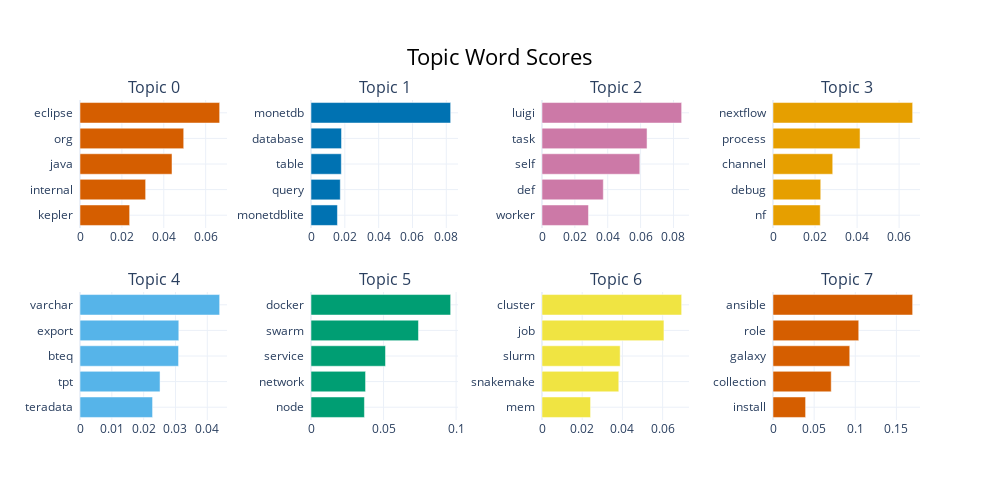

Source (notebook cell):
### Code cell
# visualize terms
model.visualize_barchart(top_n_topics=8)

### Figure 1 — Plotly figure (JSON) as saved in the notebook; plotly's stock layout.template omitted (floating-point values rounded to 4 significant figures)
{"data": [{"marker": {"color": "#D55E00"}, "orientation": "h", "type": "bar", "x": [0.0237, 0.03134, 0.04393, 0.04952, 0.06668], "xaxis": "x", "y": ["kepler  ", "internal  ", "java  ", "org  ", "eclipse  "], "yaxis": "y"}, {"marker": {"color": "#0072B2"}, "orientation": "h", "type": "bar", "x": [0.01563, 0.01732, 0.01793, 0.01805, 0.08257], "xaxis": "x2", "y": ["monetdblite  ", "query  ", "table  ", "database  ", "monetdb  "], "yaxis": "y2"}, {"marker": {"color": "#CC79A7"}, "orientation": "h", "type": "bar", "x": [0.02828, 0.03731, 0.05953, 0.06393, 0.08499], "xaxis": "x3", "y": ["worker  ", "def  ", "self  ", "task  ", "luigi  "], "yaxis": "y3"}, {"marker": {"color": "#E69F00"}, "orientation": "h", "type": "bar", "x": [0.02248, 0.02271, 0.02842, 0.04141, 0.06644], "xaxis": "x4", "y": ["nf  ", "debug  ", "channel  ", "process  ", "nextflow  "], "yaxis": "y4"}, {"marker": {"color": "#56B4E9"}, "orientation": "h", "type": "bar", "x": [0.0228, 0.02515, 0.03097, 0.03104, 0.04388], "xaxis": "x5", "y": ["teradata  ", "tpt  ", "bteq  ", "export  ", "varchar  "], "yaxis": "y5"}, {"marker": {"color": "#009E73"}, "orientation": "h", "type": "bar", "x": [0.03682, 0.0376, 0.05135, 0.07407, 0.09624], "xaxis": "x6", "y": ["node  ", "network  ", "service  ", "swarm  ", "docker  "], "yaxis": "y6"}, {"marker": {"color": "#F0E442"}, "orientation": "h", "type": "bar", "x": [0.02416, 0.03819, 0.03888, 0.06064, 0.06946], "xaxis": "x7", "y": ["mem  ", "snakemake  ", "slurm  ", "job  ", "cluster  "], "yaxis": "y7"}, {"marker": {"color": "#D55E00"}, "orientation": "h", "type": "bar", "x": [0.03963, 0.07079, 0.09329, 0.1042, 0.1698], "xaxis": "x8", "y": ["install  ", "collection  ", "galaxy  ", "role  ", "ansible  "], "yaxis": "y8"}], "layout": {"annotations": [{"font": {"size": 16}, "showarrow": false, "text": "Topic 0", "x": 0.0875, "xanchor": "center", "xref": "paper", "y": 1, "yanchor": "bottom", "yref": "paper"}, {"font": {"size": 16}, "showarrow": false, "text": "Topic 1", "x": 0.3625, "xanchor": "center", "xref": "paper", "y": 1, "yanchor": "bottom", "yref": "paper"}, {"font": {"size": 16}, "showarrow": false, "text": "Topic 2", "x": 0.6375, "xanchor": "center", "xref": "paper", "y": 1, "yanchor": "bottom", "yref": "paper"}, {"font": {"size": 16}, "showarrow": false, "text": "Topic 3", "x": 0.9125, "xanchor": "center", "xref": "paper", "y": 1, "yanchor": "bottom", "yref": "paper"}, {"font": {"size": 16}, "showarrow": false, "text": "Topic 4", "x": 0.0875, "xanchor": "center", "xref": "paper", "y": 0.4, "yanchor": "bottom", "yref": "paper"}, {"font": {"size": 16}, "showarrow": false, "text": "Topic 5", "x": 0.3625, "xanchor": "center", "xref": "paper", "y": 0.4, "yanchor": "bottom", "yref": "paper"}, {"font": {"size": 16}, "showarrow": false, "text": "Topic 6", "x": 0.6375, "xanchor": "center", "xref": "paper", "y": 0.4, "yanchor": "bottom", "yref": "paper"}, {"font": {"size": 16}, "showarrow": false, "text": "Topic 7", "x": 0.9125, "xanchor": "center", "xref": "paper", "y": 0.4, "yanchor": "bottom", "yref": "paper"}], "height": 500, "hoverlabel": {"bgcolor": "white", "font": {"family": "Rockwell", "size": 16}}, "showlegend": false, "title": {"font": {"color": "Black", "size": 22}, "text": "Topic Word Scores", "x": 0.5, "xanchor": "center", "yanchor": "top"}, "width": 1000, "xaxis": {"anchor": "y", "domain": [0, 0.175], "showgrid": true}, "xaxis2": {"anchor": "y2", "domain": [0.275, 0.45], "showgrid": true}, "xaxis3": {"anchor": "y3", "domain": [0.55, 0.725], "showgrid": true}, "xaxis4": {"anchor": "y4", "domain": [0.825, 1], "showgrid": true}, "xaxis5": {"anchor": "y5", "domain": [0, 0.175], "showgrid": true}, "xaxis6": {"anchor": "y6", "domain": [0.275, 0.45], "showgrid": true}, "xaxis7": {"anchor": "y7", "domain": [0.55, 0.725], "showgrid": true}, "xaxis8": {"anchor": "y8", "domain": [0.825, 1], "showgrid": true}, "yaxis": {"anchor": "x", "domain": [0.6, 1], "showgrid": true}, "yaxis2": {"anchor": "x2", "domain": [0.6, 1], "showgrid": true}, "yaxis3": {"anchor": "x3", "domain": [0.6, 1], "showgrid": true}, "yaxis4": {"anchor": "x4", "domain": [0.6, 1], "showgrid": true}, "yaxis5": {"anchor": "x5", "domain": [0, 0.4], "showgrid": true}, "yaxis6": {"anchor": "x6", "domain": [0, 0.4], "showgrid": true}, "yaxis7": {"anchor": "x7", "domain": [0, 0.4], "showgrid": true}, "yaxis8": {"anchor": "x8", "domain": [0, 0.4], "showgrid": true}}}
